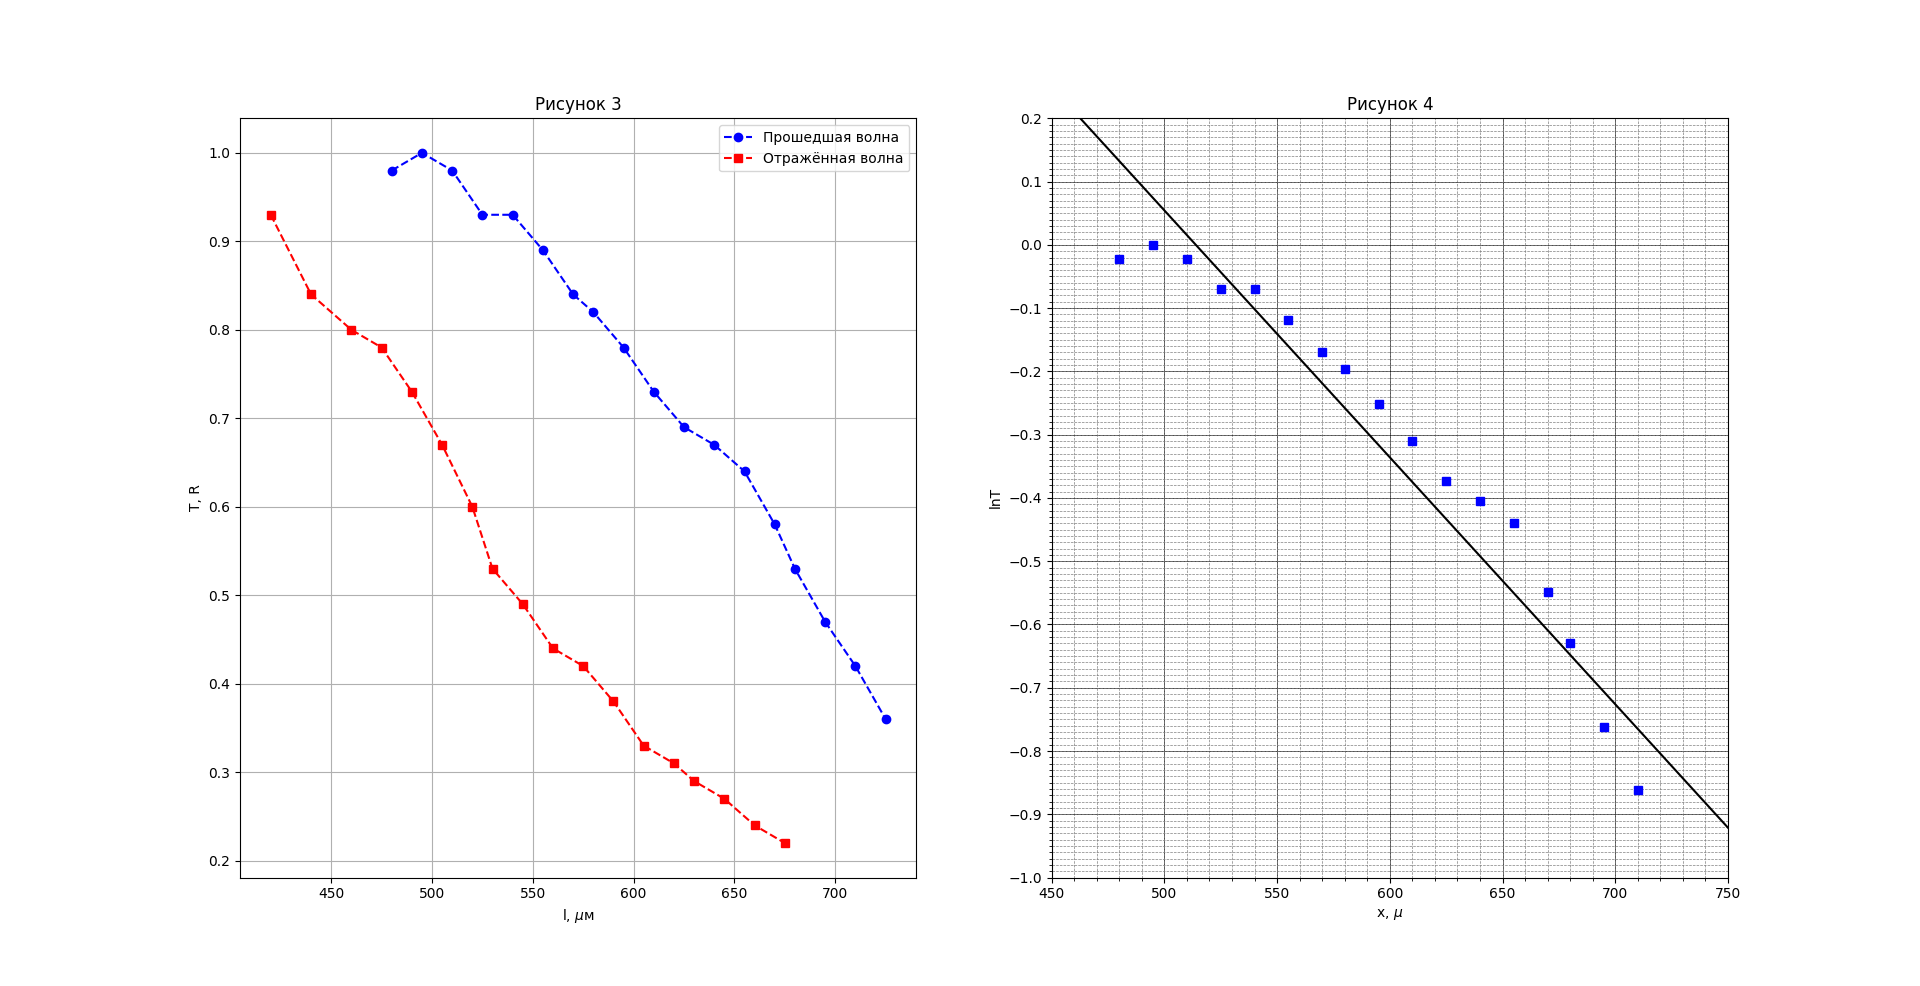

Source code (Python):
import pandas as pd
import matplotlib.pyplot as plt
import numpy as np
from matplotlib.ticker import MultipleLocator

data = pd.read_csv("table4.csv")

xT = data["LT_um"].values
xR = data["LR_um"].values
T = data["T"].values
R = data["R"].values
lnT = data["lnT"].values

plt.subplot(1, 2, 1)
plt.plot(xT, T, ls="--", marker="o", color="b", label=u"Прошедшая волна")
plt.plot(xR, R, ls="--", marker="s", color="r", label=u"Отражённая волна")
plt.grid(True)
plt.legend()
plt.xlabel(u"l, $\mu$м")
plt.ylabel(u"T, R")
plt.title(u"Рисунок 3")

plt.subplot(1, 2, 2)
plt.plot(xT, lnT, "bs")
a = np.arange(min(xT)-30, max(xT)+30, 0.01)
p = np.poly1d(np.polyfit(xT, lnT, 1))
print('Уравнение', np.poly1d(np.polyfit(T, lnT, 1)))
plt.plot(a, p(a), color='k')
plt.xlim(450, 750)
plt.ylim(-1, 0.2)
plt.title(u"Рисунок 4")
xminorLocator = MultipleLocator(10)
yminorLocator = MultipleLocator(0.01)
xmajorLocator = MultipleLocator(50)
ymajorLocator = MultipleLocator(0.1)
ax = plt.subplot(1, 2, 2)
ax.xaxis.set_minor_locator(xminorLocator)
ax.yaxis.set_minor_locator(yminorLocator)
ax.xaxis.set_major_locator(xmajorLocator)
ax.yaxis.set_major_locator(ymajorLocator)
plt.grid(which='major', ls='-', lw=0.5, c='k')
plt.grid(which='minor', ls='--', lw=0.5, c='grey')
plt.xlabel("x, $\mu$")
plt.ylabel(u"lnT")

plt.show()
